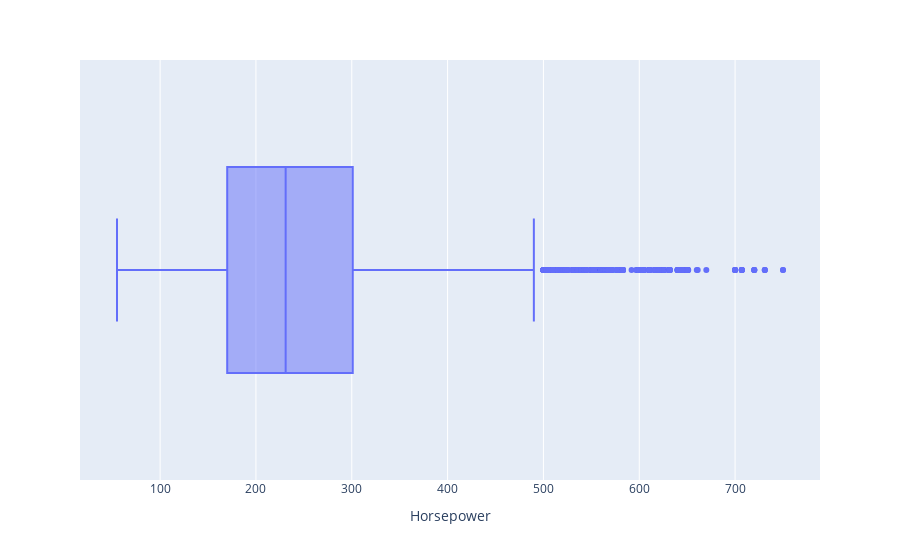

Source (notebook cell):
### Markdown cell above
### Horsepower

### Code cell
px.box(df, x = 'Horsepower')

### Figure 1 — Plotly figure (JSON) as saved in the notebook; plotly's stock layout.template omitted (floating-point values rounded to 4 significant figures; data arrays with more than 128 entries replaced by an {"elided": "..."} marker saying what was removed)
{"data": [{"alignmentgroup": "True", "hovertemplate": "Horsepower=%{x}<extra></extra>", "legendgroup": "", "marker": {"color": "#636efa"}, "name": "", "notched": false, "offsetgroup": "", "orientation": "h", "showlegend": false, "type": "box", "x": {"elided": "9936 float values"}, "x0": " ", "xaxis": "x", "y0": " ", "yaxis": "y"}], "layout": {"boxmode": "group", "legend": {"tracegroupgap": 0}, "margin": {"t": 60}, "xaxis": {"anchor": "y", "domain": [0, 1], "title": {"text": "Horsepower"}}, "yaxis": {"anchor": "x", "domain": [0, 1]}}}
